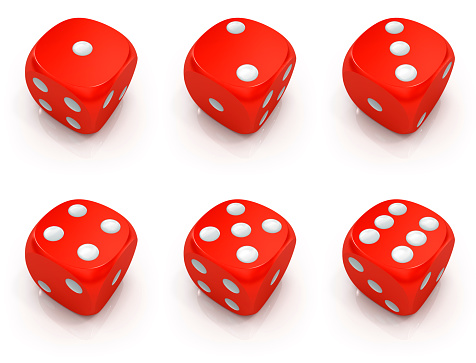
#> input picture 4_Simple_Thresholding_(Umbralizacion)_OpenCV/dados.jpg, 476 x 363 px
$ python 2_binarizar_y_bin_inv_foto.py
#> lines starting #> are read from the running program, lines starting #| are printed output that depends on the picture; after the words box and inside, x2 and y2 are one past the last pixel; in counts of white or black regions, pixels touching at a corner belong together
import cv2
import numpy as np
import imutils

image = cv2.imread('dados.jpg',0)
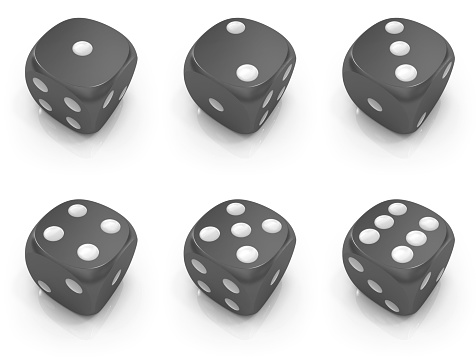
#> image: shape (363, 476); min 57, max 255, mean 201.1

image = imutils.resize(image,width=200)
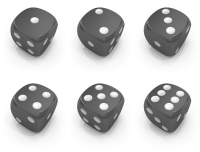
#> image: shape (152, 200); min 69, max 255, mean 201.1
# image = cv2.resize(image,[200,160]) # forma 2

_, binarizada = cv2.threshold(image,160, 250, cv2.THRESH_BINARY)
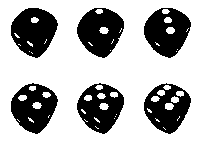
#> binarizada: shape (152, 200); values 0 (black) and 250 (white), 69.9% white; 6 black regions, box (x1, y1, x2, y2) and area: (11, 8, 58, 58) 1609, (77, 8, 124, 58) 1591, (144, 8, 191, 58) 1559, (11, 83, 58, 134) 1505, (77, 83, 124, 134) 1457, (144, 83, 191, 134) 1420

_, binarizada_inv = cv2.threshold(image,160, 250, cv2.THRESH_BINARY_INV)

_, truncada = cv2.threshold(image,170, 255, cv2.THRESH_TRUNC)
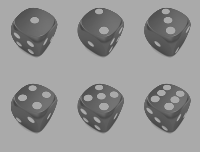
#> truncada: shape (152, 200); min 69, max 170, mean 148.6

_, to_zero = cv2.threshold(image,170, 255, cv2.THRESH_TOZERO)
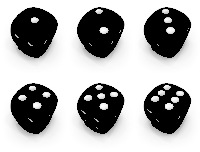
#> to_zero: shape (152, 200); min 0, max 255, mean 169.7
_, to_zero_invert = cv2.threshold(image,170, 255, cv2.THRESH_TOZERO_INV)
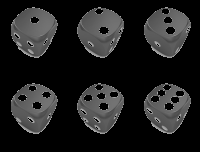
#> to_zero_invert: shape (152, 200); min 0, max 170, mean 31.5


cv2.imshow('GRISES', image)
cv2.imshow('BINARIZADA', binarizada)
cv2.imshow('BINARIZADA INVERTIDA', binarizada_inv)

cv2.imshow('TUNCADA ', truncada)

cv2.imshow('TO ZERO ', to_zero)
cv2.imshow('TO ZERO INVERT ', to_zero_invert)

cv2.waitKey(0)
cv2.destroyAllWindows
